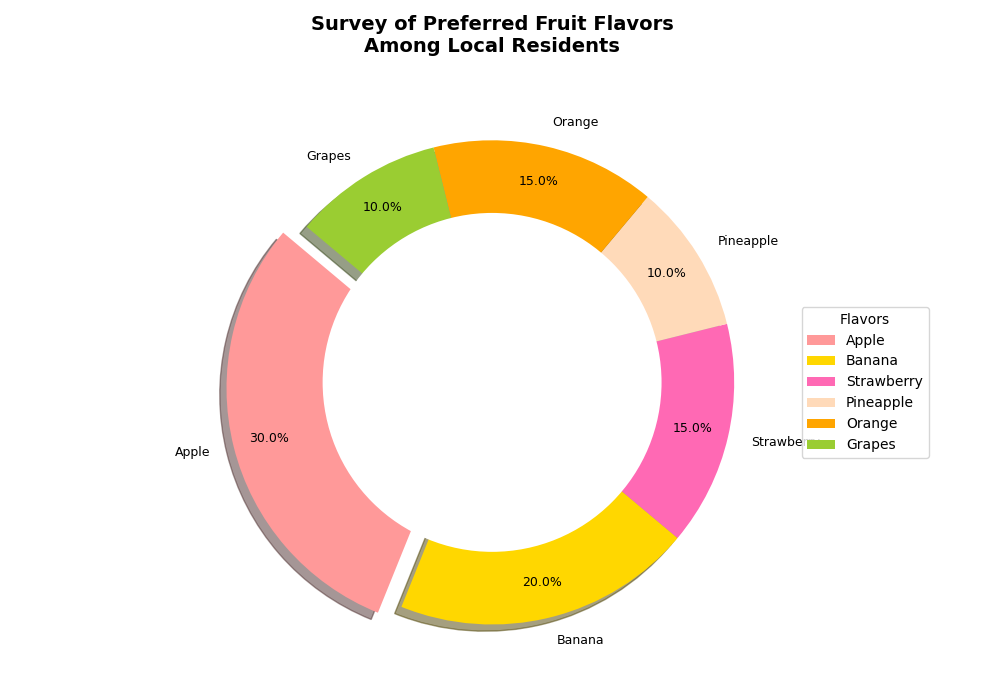

Source code (Python):
import matplotlib.pyplot as plt
import numpy as np

# The imaginary backstory: Survey of Preferred Fruit Flavors in a Local Market
# This survey was conducted among 1000 local residents to understand their preferred fruit flavors.
flavors = ['Apple', 'Banana', 'Strawberry', 'Pineapple', 'Orange', 'Grapes']
preferences = [300, 200, 150, 100, 150, 100]  # Number of preferences for each flavor

# Colors for each fruit flavor slice
colors = ['#FF9999', '#FFD700', '#FF69B4', '#FFDAB9', '#FFA500', '#9ACD32']

# Create the pie chart
fig, ax = plt.subplots(figsize=(10, 7), subplot_kw=dict(aspect="equal"))

# Explode the slice with the highest preference 'Apple'
explode = [0.1 if i == max(preferences) else 0 for i in preferences]

# Plotting the pie chart with custom settings
wedges, texts, autotexts = ax.pie(
    preferences, explode=explode, labels=flavors, colors=colors, autopct='%1.1f%%', shadow=True, 
    startangle=140, pctdistance=0.85, textprops={'fontsize': 9, 'color': 'black'}
)

# Draw a circle at the center to transform it into a donut chart
centre_circle = plt.Circle((0, 0), 0.70, fc='white')
ax.add_artist(centre_circle)

# Set title with line break for clarity
ax.set_title('Survey of Preferred Fruit Flavors\nAmong Local Residents', fontsize=14, fontweight='bold', pad=20)

# Optimize placement of the legend outside the pie chart
ax.legend(wedges, flavors, title="Flavors", loc="center left", bbox_to_anchor=(1, 0.5))

# Automatically adjust subplot parameters to give specified padding
plt.tight_layout()

# Display the chart
plt.show()
